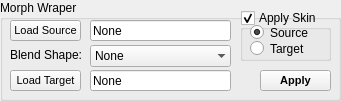
     <widget class="QGroupBox" name="bsTrans_group">
      <property name="geometry">
       <rect>
        <x>20</x>
        <y>205</y>
        <width>341</width>
        <height>101</height>
       </rect>
      </property>
      <property name="toolTip">
       <string>&lt;html&gt;&lt;head/&gt;&lt;body&gt;&lt;p&gt;&lt;span style=&quot; font-size:9pt;&quot;&gt;Transfer blendshape deformer from source to target through wraper deformer&lt;/span&gt;&lt;/p&gt;&lt;/body&gt;&lt;/html&gt;</string>
      </property>
      <property name="title">
       <string>Morph Wraper</string>
      </property>
      <widget class="QPushButton" name="bsTransLoadSrc_pushButton">
       <property name="geometry">
        <rect>
         <x>10</x>
         <y>20</y>
         <width>71</width>
         <height>21</height>
        </rect>
       </property>
       <property name="font">
        <font>
         <pointsize>8</pointsize>
        </font>
       </property>
       <property name="toolTip">
        <string>&lt;html&gt;&lt;head/&gt;&lt;body&gt;&lt;p&gt;Load source mesh which has blendshape node&lt;/p&gt;&lt;/body&gt;&lt;/html&gt;</string>
       </property>
       <property name="text">
        <string>Load Source</string>
       </property>
       <property name="+command" stdset="0">
        <string>bsTransLoadSrcButtonCmd</string>
       </property>
      </widget>
      <widget class="QPushButton" name="bsTransLoadTgt_pushButton">
       <property name="geometry">
        <rect>
         <x>10</x>
         <y>70</y>
         <width>71</width>
         <height>21</height>
        </rect>
       </property>
       <property name="font">
        <font>
         <pointsize>8</pointsize>
        </font>
       </property>
       <property name="toolTip">
        <string>&lt;html&gt;&lt;head/&gt;&lt;body&gt;&lt;p&gt;load target mesh that blendshape will transfer to&lt;/p&gt;&lt;/body&gt;&lt;/html&gt;</string>
       </property>
       <property name="text">
        <string>Load Target</string>
       </property>
       <property name="+command" stdset="0">
        <string>bsTransLoadTgtButtonCmd</string>
       </property>
      </widget>
      <widget class="QPushButton" name="bsTransDo_pushButton">
       <property name="geometry">
        <rect>
         <x>260</x>
         <y>70</y>
         <width>71</width>
         <height>21</height>
        </rect>
       </property>
       <property name="font">
        <font>
         <pointsize>8</pointsize>
         <weight>75</weight>
         <bold>true</bold>
        </font>
       </property>
       <property name="toolTip">
        <string>&lt;!DOCTYPE HTML PUBLIC &quot;-//W3C//DTD HTML 4.0//EN&quot; &quot;http://www.w3.org/TR/REC-html40/strict.dtd&quot;&gt;
&lt;html&gt;&lt;head&gt;&lt;meta name=&quot;qrichtext&quot; content=&quot;1&quot; /&gt;&lt;style type=&quot;text/css&quot;&gt;
p, li { white-space: pre-wrap; }
&lt;/style&gt;&lt;/head&gt;&lt;body style=&quot; font-family:'SimSun'; font-size:9pt; font-weight:400; font-style:normal;&quot;&gt;
&lt;p style=&quot; margin-top:0px; margin-bottom:0px; margin-left:0px; margin-right:0px; -qt-block-indent:0; text-indent:0px;&quot;&gt;&lt;span style=&quot; font-family:'MS Shell Dlg 2';&quot;&gt;Scale selected joints with changing transform value, keep scale value. Use for re-match skeleton size for new mesh changing.&lt;/span&gt;&lt;/p&gt;&lt;/body&gt;&lt;/html&gt;</string>
       </property>
       <property name="text">
        <string>Apply</string>
       </property>
       <property name="+command" stdset="0">
        <string>bsTransDoButtonCmd</string>
       </property>
      </widget>
      <widget class="QLabel" name="label_8">
       <property name="geometry">
        <rect>
         <x>10</x>
         <y>45</y>
         <width>71</width>
         <height>20</height>
        </rect>
       </property>
       <property name="toolTip">
        <string>&lt;html&gt;&lt;head/&gt;&lt;body&gt;&lt;p&gt;blendshape node list&lt;/p&gt;&lt;/body&gt;&lt;/html&gt;</string>
       </property>
       <property name="text">
        <string>Blend Shape:</string>
       </property>
      </widget>
      <widget class="QComboBox" name="bsTransSrcBs_List">
       <property name="geometry">
        <rect>
         <x>90</x>
         <y>45</y>
         <width>141</width>
         <height>22</height>
        </rect>
       </property>
       <property name="sizeAdjustPolicy">
        <enum>QComboBox::AdjustToMinimumContentsLength</enum>
       </property>
       <property name="frame">
        <bool>false</bool>
       </property>
       <item>
        <property name="text">
         <string>None</string>
        </property>
       </item>
      </widget>
      <widget class="QLineEdit" name="bsTransSrcMesh_lineEdit">
       <property name="enabled">
        <bool>true</bool>
       </property>
       <property name="geometry">
        <rect>
         <x>90</x>
         <y>20</y>
         <width>141</width>
         <height>21</height>
        </rect>
       </property>
       <property name="toolTip">
        <string>&lt;!DOCTYPE HTML PUBLIC &quot;-//W3C//DTD HTML 4.0//EN&quot; &quot;http://www.w3.org/TR/REC-html40/strict.dtd&quot;&gt;
&lt;html&gt;&lt;head&gt;&lt;meta name=&quot;qrichtext&quot; content=&quot;1&quot; /&gt;&lt;style type=&quot;text/css&quot;&gt;
p, li { white-space: pre-wrap; }
&lt;/style&gt;&lt;/head&gt;&lt;body style=&quot; font-family:'MS Shell Dlg 2'; font-size:8pt; font-weight:400; font-style:normal;&quot;&gt;
&lt;p style=&quot; margin-top:12px; margin-bottom:12px; margin-left:0px; margin-right:0px; -qt-block-indent:0; text-indent:0px;&quot;&gt;The mesh will be use as Higher LoD mesh&lt;/p&gt;&lt;/body&gt;&lt;/html&gt;</string>
       </property>
       <property name="text">
        <string>None</string>
       </property>
       <property name="readOnly">
        <bool>true</bool>
       </property>
      </widget>
      <widget class="QLineEdit" name="bsTransTgtMesh_lineEdit">
       <property name="enabled">
        <bool>true</bool>
       </property>
       <property name="geometry">
        <rect>
         <x>90</x>
         <y>70</y>
         <width>141</width>
         <height>21</height>
        </rect>
       </property>
       <property name="toolTip">
        <string>&lt;!DOCTYPE HTML PUBLIC &quot;-//W3C//DTD HTML 4.0//EN&quot; &quot;http://www.w3.org/TR/REC-html40/strict.dtd&quot;&gt;
&lt;html&gt;&lt;head&gt;&lt;meta name=&quot;qrichtext&quot; content=&quot;1&quot; /&gt;&lt;style type=&quot;text/css&quot;&gt;
p, li { white-space: pre-wrap; }
&lt;/style&gt;&lt;/head&gt;&lt;body style=&quot; font-family:'MS Shell Dlg 2'; font-size:8pt; font-weight:400; font-style:normal;&quot;&gt;
&lt;p style=&quot; margin-top:12px; margin-bottom:12px; margin-left:0px; margin-right:0px; -qt-block-indent:0; text-indent:0px;&quot;&gt;The mesh will be use as Higher LoD mesh&lt;/p&gt;&lt;/body&gt;&lt;/html&gt;</string>
       </property>
       <property name="text">
        <string>None</string>
       </property>
       <property name="readOnly">
        <bool>true</bool>
       </property>
      </widget>
      <widget class="QCheckBox" name="bsTransCopySkin_checkBox">
       <property name="geometry">
        <rect>
         <x>260</x>
         <y>-30</y>
         <width>71</width>
         <height>21</height>
        </rect>
       </property>
       <property name="toolTip">
        <string>&lt;html&gt;&lt;head/&gt;&lt;body&gt;&lt;p&gt;Copy skin weight as well after transfered blend shape&lt;/p&gt;&lt;/body&gt;&lt;/html&gt;</string>
       </property>
       <property name="text">
        <string>Copy Skin</string>
       </property>
       <property name="checked">
        <bool>true</bool>
       </property>
      </widget>
      <widget class="QGroupBox" name="bsTransSkinWeight_groupBox">
       <property name="geometry">
        <rect>
         <x>240</x>
         <y>10</y>
         <width>91</width>
         <height>51</height>
        </rect>
       </property>
       <property name="title">
        <string>Apply Skin</string>
       </property>
       <property name="checkable">
        <bool>true</bool>
       </property>
       <widget class="QRadioButton" name="bsTransTargetSkin_radioButton">
        <property name="geometry">
         <rect>
          <x>10</x>
          <y>30</y>
          <width>82</width>
          <height>17</height>
         </rect>
        </property>
        <property name="text">
         <string>Target</string>
        </property>
       </widget>
       <widget class="QRadioButton" name="bsTransSourceSkin_radioButton">
        <property name="geometry">
         <rect>
          <x>10</x>
          <y>14</y>
          <width>82</width>
          <height>17</height>
         </rect>
        </property>
        <property name="text">
         <string>Source</string>
        </property>
        <property name="checked">
         <bool>true</bool>
        </property>
       </widget>
      </widget>
     </widget>
